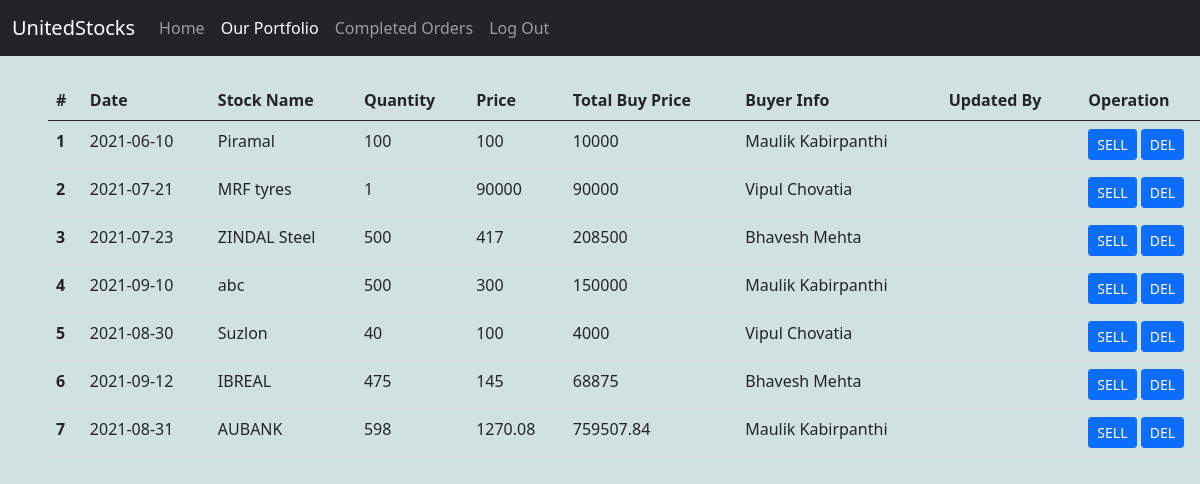
Before: /Portfolio.php with the older database file.
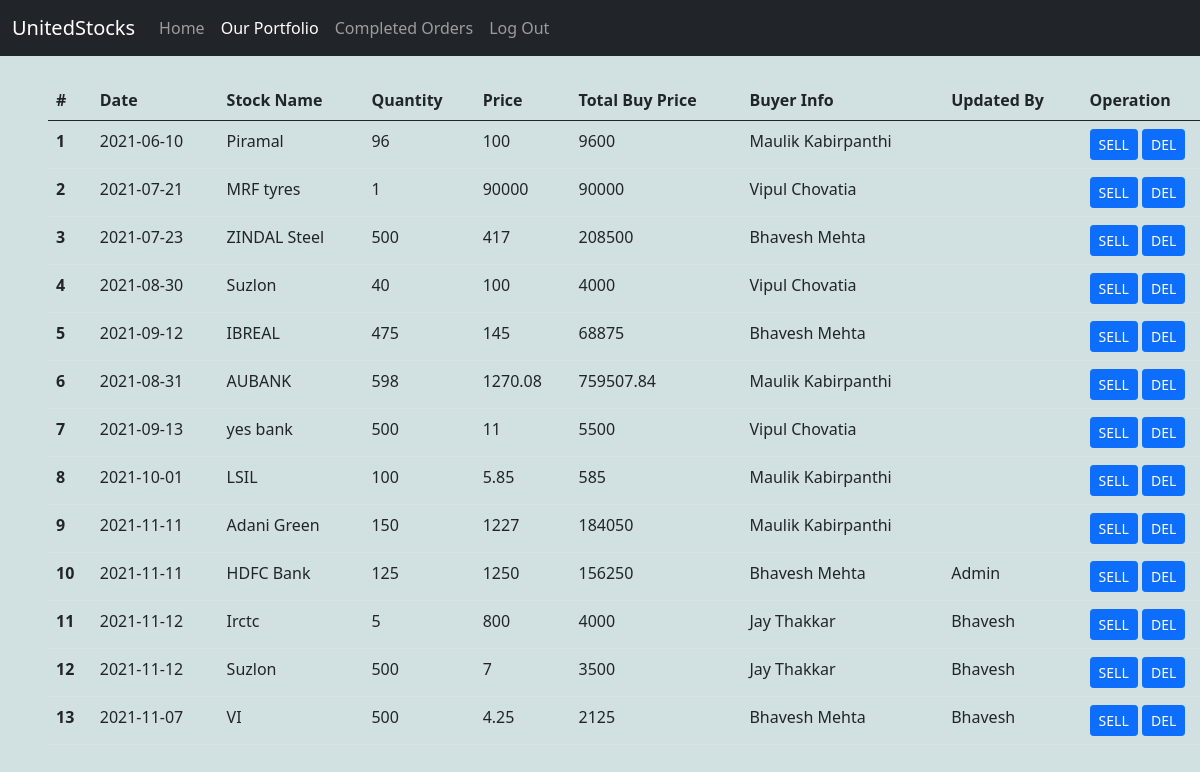
After: the same page with the newer database file.
### tables this page shows
CREATE TABLE `unitedstocks` (
  `id` int(11) NOT NULL,
  `BuyDate` date NOT NULL,
  `Stock Name` varchar(100) NOT NULL,
  `Quantity` int(100) NOT NULL,
  `Price` double NOT NULL,
  `Buyer Info` varchar(50) NOT NULL,
  `UpdatedBy` varchar(10) NOT NULL,
  `Status` int(10) NOT NULL
);

### Portfolio.php (the view, shortened to what this page needs)
<?php
  include('conn.php');
?>
<!doctype html>
<html lang="en">
  <head>
    <link href="https://cdn.jsdelivr.net/npm/bootstrap@5.0.2/dist/css/bootstrap.min.css" rel="stylesheet">
    <link href="//cdn.datatables.net/1.10.25/css/jquery.dataTables.min.css" rel="stylesheet">
  </head>
  <body>
  <nav class="navbar navbar-expand-lg navbar-dark bg-dark">
        <div class="container-fluid">
            <a class="navbar-brand" href="#">UnitedStocks</a>
            <div class="collapse navbar-collapse" id="navbarNav">
            <ul class="navbar-nav">
                <li class="nav-item">
                <a class="nav-link" aria-current="page" href="index.php">Home</a>
                </li>
                <li class="nav-item">
                <a class="nav-link active" href="Portfolio.php">Our Portfolio</a>
                </li>
                <li class="nav-item">
                <a class="nav-link" href="CompletedOrders.php">Completed Orders</a>
                </li>
                <li class="nav-item">
                <a class="nav-link" href="logout.php">Log Out</a>
                </li>
            </ul>
            </div>
        </div>
    </nav>
    <br>
    <table class="table mx-5 mt-6" id="myTable">
  <thead>
    <tr>
      <th scope="col">#</th>
      <th scope="col">Date</th>
      <th scope="col">Stock Name</th>
      <th scope="col">Quantity</th>
      <th scope="col">Price</th>
      <th scope="col">Total Buy Price</th>
      <th scope="col">Buyer Info</th>
      <th scope="col">Updated By</th>
      <th scope="col">Operation</th>
    </tr>
  </thead>
  <tbody>
      <?php
      $sql="SELECT * FROM unitedstocks WHERE Status='1'";
      $result=$conn->query($sql);
      if($result->num_rows>0){
          $id=1;
          while($row = $result->fetch_assoc()){
      ?>
    <tr>
      <th scope="row"><?php echo $id?></th>
      <td><?php echo $row['BuyDate']; ?></td>
      <td><?php echo $row['Stock Name']; ?></td>
      <td><?php echo $row['Quantity']; ?></td>
      <td><?php echo $row['Price']; ?></td>
      <td><?php echo $row['Price'] * $row['Quantity']; ?></td>
      <td><?php echo $row['Buyer Info']; ?></td>
      <td><?php echo $row['UpdatedBy']; ?></td>
      <td> <a class="btn btn-primary btn-sm" href="Sold.php?sid=<?php echo $row['id'];?>">SELL</a>
      <a class="btn btn-primary btn-sm" href="Portfolio.php?did=<?php echo $row['id'];?>">DEL</a></td>
    </tr>
    <?php
        $id++;
        }
        }
    ?>
  </tbody>
</table>
  </body>
</html>

### Portfolio.php (style rules this page uses)
body { background:rgb(209, 224, 224); }
#myTable { width:98% !important; }

Changed rows visible on the page:
removed unitedstocks: BuyDate "2021-09-10", Stock Name "abc", Quantity "500", Price "300", $row['Price'] * $row['Quantity'] "150000", Buyer Info "Maulik Kabirpanthi"
changed unitedstocks "Piramal": Quantity "100" → "96"; $row['Price'] * $row['Quantity'] "10000" → "9600"
added unitedstocks: BuyDate "2021-09-13", Stock Name "yes bank", Quantity "500", Price "11", $row['Price'] * $row['Quantity'] "5500", Buyer Info "Vipul Chovatia"
added unitedstocks: BuyDate "2021-10-01", Stock Name "LSIL", Quantity "100", Price "5.85", $row['Price'] * $row['Quantity'] "585", Buyer Info "Maulik Kabirpanthi"
added unitedstocks: BuyDate "2021-11-11", Stock Name "Adani Green", Quantity "150", Price "1227", $row['Price'] * $row['Quantity'] "184050", Buyer Info "Maulik Kabirpanthi"
added unitedstocks: BuyDate "2021-11-11", Stock Name "HDFC Bank", Quantity "125", Price "1250", $row['Price'] * $row['Quantity'] "156250", Buyer Info "Bhavesh Mehta", UpdatedBy "Admin"
added unitedstocks: BuyDate "2021-11-12", Stock Name "Irctc", Quantity "5", Price "800", $row['Price'] * $row['Quantity'] "4000", Buyer Info "Jay Thakkar", UpdatedBy "Bhavesh"
added unitedstocks: BuyDate "2021-11-12", Stock Name "Suzlon", Quantity "500", Price "7", $row['Price'] * $row['Quantity'] "3500", Buyer Info "Jay Thakkar", UpdatedBy "Bhavesh"
added unitedstocks: BuyDate "2021-11-07", Stock Name "VI", Quantity "500", Price "4.25", $row['Price'] * $row['Quantity'] "2125", Buyer Info "Bhavesh Mehta", UpdatedBy "Bhavesh"
